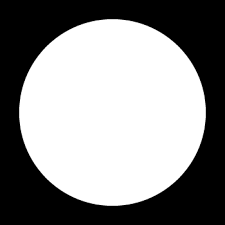
#> input picture data/circle.png, 225 x 225 px; its folder holds 2 pictures in this run
$ python main.py
#> lines starting #> are read from the running program, lines starting #| are printed output that depends on the picture
### Grid.py
import numpy as np
import matplotlib.pyplot as plt


class Grid:

    def __init__(self, data, spacing):
        if isinstance(data, np.ndarray):
            self.data = data
        else:
            self.data = np.array(data)

        if self.data.ndim == 1:
            self.data = self.data.reshape(1, self.data.shape[0])

        self.dim = data.ndim
        self.origin_pixel = (0,) * data.ndim
        self.spacing = spacing
        #self.origin_world = np.ceil(-(np.array(data.shape) - 1.0) * np.array(spacing) / 2)
        self.origin = -(np.array(self.data.shape) - 1.0) * np.array(self.spacing) / 2

    #def set_origin(self, coords):
    #    self.origin_world = coords

    def diagonal_length_in_pixels(self):
        return np.sqrt(self.data.shape[0]**2 + self.data.shape[1]**2)

    # [4 lines left out: function diagonal_length_in_world, not called in this run]

    def set_spacing(self, spacing):
        self.spacing = spacing

    def pixel_to_world(self, p):
        assert isinstance(p, tuple), 'coordinates must be tuple!'
        basis = np.diag(np.array(self.spacing))
        basis = np.hstack((basis, self.origin.reshape(self.origin.shape[0], -1)))
        x = basis.dot(np.hstack((p, 1)))
        return x

    def world_to_pixel(self, x):
        assert isinstance(x, tuple), 'coordinates must be tuple!'
        diagonal = np.diag(1.0 / np.array(self.spacing))
        p = diagonal.dot(x - self.origin)
        return p

    def intensity(self, world_coords):
        p = self.world_to_pixel(world_coords)

        x1 = int(np.floor(p[0]))
        x2 = int(np.ceil(p[0]))
        y1 = int(np.floor(p[1]))
        y2 = int(np.ceil(p[1]))

        if x1 < 0 or y1 < 0:
            return 0
        if p[0] > 1.0*(self.data.shape[0]-1) or p[1] > 1.0*(self.data.shape[1]-1):
            return 0

        # linear interpolation in the x-direction
        if x1 != x2:
            f1 = (x2-p[0])*self.data[x1,y1] + (p[0]-x1)*self.data[x2,y1]
            f2 = (x2-p[0])*self.data[x1,y2] + (p[0]-x1)*self.data[x2,y2]
        else:
            f1 = self.data[x1,y1]
            f2 = self.data[x1,y2]
        # in the y direction
        if y1 != y2:
            return (y2 - p[1])*f1 + (p[1] - y1)*f2
        else:
            return f1

    #todo: there is a problem here. It is not indepotent as it should be
    # [4 lines left out: function show_img, not called in this run]

### main.py
import numpy as np
import matplotlib.image as mpimg
import matplotlib.pyplot as plt
import math
from skimage.transform import resize
import skimage

from Grid import Grid
import tests

angle_step = 1
line_stepping = 1
spacing = 1

# [35 lines left out: functions show_img, forward_projection, not called in this run]


def get_sinogram(name_of_pic, mine=True):
#> called with name_of_pic = 'circle.png', mine = False
    img = mpimg.imread('./data/' + name_of_pic)
#> img is the input picture: shape (225, 225, 4) float32; mean R, G, B, A 0.541, 0.541, 0.541, 1
    img = np.dot(img[..., :3], [0.33, 0.33, 0.33])
#> img: shape (225, 225) float64
    img = resize(img,(20, 20), mode='reflect', anti_aliasing=False)
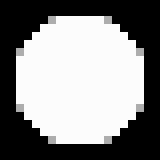
#> img: shape (20, 20) float64 (shown 8 times larger); min 0, max 0.99, mean 0.528
    image_in_grid = Grid(img, (spacing, spacing))

    if mine:
        sinogram = forward_projection(image_in_grid)
    else:
        sinogram = skimage.transform.radon(img)
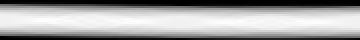
#> sinogram: shape (20, 180) float64 (shown 2 times larger); min 0, max 16.74, mean 10.57; drawn with min black and max white
    #sinogram_placeholder = Grid(sinogram, 1)
    #sinogram_placeholder.show_img()
    return sinogram


def ramp_filter(width):

    pass


def filter_sinogram(sinogram):
    f_space = np.fft.fft2(sinogram, axes=[0])
    #f_space = np.fft.fftshift(f_space, axes=[0])
    r = sinogram.shape[0] // 2
#> r = 10
    to_add = int(np.ceil(sinogram.shape[0] / 2)) - r
#> to_add = 0

    for x in range(-r, r+to_add):
        #print(x/14)
        f_space[x, :] = (abs(x))*f_space[x, :]

    #f_space[15, :] = 0#abs(0)*f_space[15, :]

    #f_space = np.fft.ifftshift(f_space, axes=[0])
    return np.fft.ifft2(f_space, axes=[0])


# [6 lines left out: function filter_ray, not called in this run]


def back_projection(sinogram):
    sinogram = filter_sinogram(sinogram).real
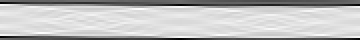
#> sinogram: shape (20, 180) float64 (shown 2 times larger); min -23.81, max 8.03, mean 1.97e-17; drawn with min black and max white

    reconstruction = Grid(np.ndarray(shape=(20, 20), dtype=float), (1,1))

    for angle_number in range(sinogram.shape[1]):
        angle = angle_number * angle_step
        sin = math.sin(math.radians(angle))
        cos = math.cos(math.radians(angle))
        unit_vector = (cos, sin)

        detector = Grid(sinogram[:, angle_number], (spacing, spacing))

        for pixel_x, pixel_y in np.ndindex((reconstruction.data.shape[0], reconstruction.data.shape[1])):
            vec = reconstruction.pixel_to_world((pixel_x, pixel_y))
            scalar_product = np.dot(unit_vector, vec)
            reconstruction.data[pixel_x][pixel_y] += detector.intensity((0, scalar_product))
#> this loop made 180 passes

    #reconstruction.show_img()
    plt.imshow(reconstruction.data,cmap='gray')
    plt.show()
    #show_img(reconstruction.data)
    return reconstruction


if __name__ == '__main__':
    #back_projection(np.ndarray(shape=(2,2)))
    sinogram = get_sinogram('circle.png', mine=False)

    #reconstruction = skimage.transform.iradon(sinogram)
    #show_img(reconstruction)
    back_projection(sinogram)

    print("done")
    exit()
#> (the program exits here)
